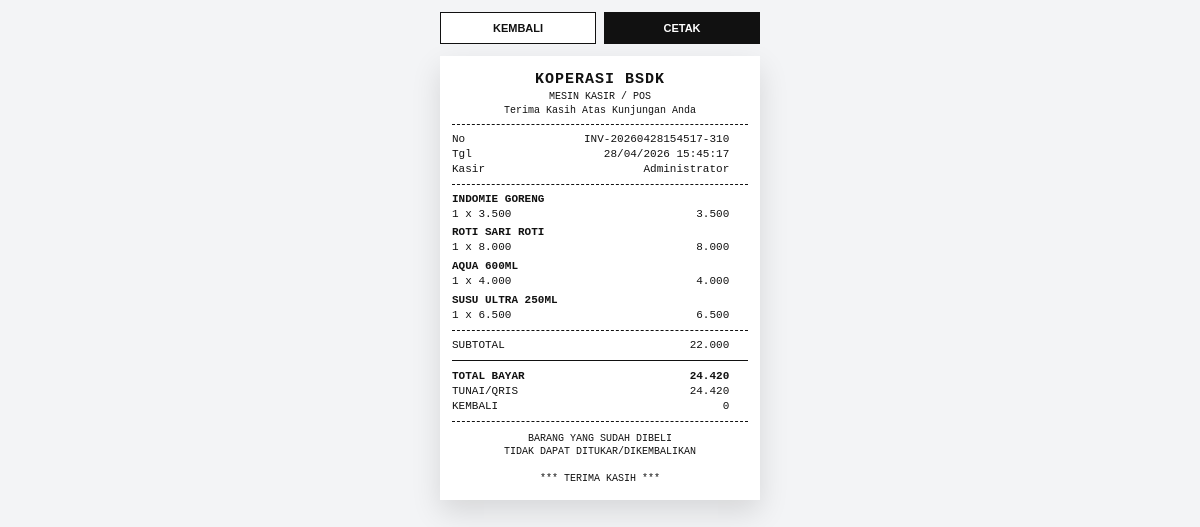
Screenshot of /struk.php?invoice=INV-20260428154517-310 with the database file from the repository.
### tables this page shows
CREATE TABLE `transaksi` (
  `id` int(11) NOT NULL AUTO_INCREMENT,
  `invoice` varchar(80) NOT NULL,
  `user_id` int(11) DEFAULT NULL,
  `member_id` int(11) DEFAULT NULL,
  `total` int(11) NOT NULL,
  `diskon` int(11) DEFAULT 0,
  `diskon_id` int(11) DEFAULT NULL,
  `bayar` int(11) NOT NULL,
  `kembalian` int(11) NOT NULL,
  `catatan` varchar(255) DEFAULT NULL,
  `point_dapat` int(11) NOT NULL DEFAULT 0,
  `created_at` timestamp NOT NULL DEFAULT current_timestamp(),
  `metode_pembayaran` varchar(30) DEFAULT 'tunai',
  `payment_status` varchar(30) DEFAULT 'pending',
  `payment_reference` varchar(100) DEFAULT NULL,
  `qr_url` text DEFAULT NULL,
  PRIMARY KEY (`id`),
  UNIQUE KEY `invoice` (`invoice`),
  KEY `user_id` (`user_id`),
  KEY `fk_transaksi_member` (`member_id`),
  CONSTRAINT `fk_transaksi_member` FOREIGN KEY (`member_id`) REFERENCES `member` (`id`) ON DELETE SET NULL,
  CONSTRAINT `transaksi_ibfk_1` FOREIGN KEY (`user_id`) REFERENCES `users` (`id`) ON DELETE SET NULL
);

CREATE TABLE `transaksi_detail` (
  `id` int(11) NOT NULL AUTO_INCREMENT,
  `transaksi_id` int(11) NOT NULL,
  `produk_id` int(11) NOT NULL,
  `kode` varchar(80) NOT NULL,
  `nama` varchar(160) NOT NULL,
  `harga_normal` int(11) DEFAULT NULL,
  `harga` int(11) NOT NULL,
  `diskon` int(11) DEFAULT 0,
  `diskon_id` int(11) DEFAULT NULL,
  `qty` int(11) NOT NULL,
  `subtotal` int(11) NOT NULL,
  PRIMARY KEY (`id`),
  KEY `transaksi_id` (`transaksi_id`),
  KEY `produk_id` (`produk_id`),
  CONSTRAINT `transaksi_detail_ibfk_1` FOREIGN KEY (`transaksi_id`) REFERENCES `transaksi` (`id`) ON DELETE CASCADE,
  CONSTRAINT `transaksi_detail_ibfk_2` FOREIGN KEY (`produk_id`) REFERENCES `produk` (`id`)
);

### struk.php (the view, shortened to what this page needs)
<?php
require_once 'config.php';
$invoice = trim($_GET['invoice'] ?? '');
function uang_struk($v): string
{
    return number_format((float)($v ?? 0), 0, ',', '.');
}
function line_lr(string $left, string $right, int $width = 42): string
{
    $left = trim($left);
    $right = trim($right);
    $space = $width - strlen($left) - strlen($right);
    return $left . str_repeat(' ', $space) . $right;
}
function cut_text(string $text, int $max): string
{
    $text = trim($text);
    if (strlen($text) <= $max) {
        return $text;
    }
    return substr($text, 0, max(0, $max - 1)) . '.';
}
try {
    $stmt = $pdo->prepare("
        SELECT
            t.*,
            m.kode AS member_kode,
            m.nama AS member_nama,
            m.point AS member_point_total,
            d.nama AS nama_diskon
        FROM transaksi t
        LEFT JOIN member m ON m.id = t.member_id
        LEFT JOIN diskon d ON d.id = t.diskon_id
        WHERE t.invoice = :invoice
        LIMIT 1
    ");
    $stmt->execute([':invoice' => $invoice]);
    $trx = $stmt->fetch(PDO::FETCH_ASSOC);
    $stmtDetail = $pdo->prepare("
        SELECT
            td.*,
            di.nama AS nama_diskon_item
        FROM transaksi_detail td
        LEFT JOIN diskon di ON di.id = td.diskon_id
        WHERE td.transaksi_id = :tid
        ORDER BY td.id ASC
    ");
    $stmtDetail->execute([':tid' => $trx['id']]);
    $items = $stmtDetail->fetchAll(PDO::FETCH_ASSOC);
    $subtotalNormal = 0;
    $subtotalSetelahDiskonBarang = 0;
    foreach ($items as $item) {
        $qty = (int)($item['qty'] ?? 0);
        $hargaNormal = $item['harga_normal'] !== null && $item['harga_normal'] !== ''
            ? (int)$item['harga_normal']
            : (int)($item['harga'] ?? 0);
        $hargaFinal = (int)($item['harga'] ?? $hargaNormal);
        $subtotalItem = (int)($item['subtotal'] ?? ($hargaFinal * $qty));
        $normalItem = $hargaNormal * $qty;
        $subtotalNormal += $normalItem;
        $subtotalSetelahDiskonBarang += $subtotalItem;
    }
    $totalBayar = (int)($trx['total'] ?? $subtotalSetelahDiskonBarang);
    $bayar = (int)($trx['bayar'] ?? 0);
    $kembalian = (int)($trx['kembalian'] ?? max(0, $bayar - $totalBayar));
    $tanggalRaw = $trx['created_at'] ?? date('Y-m-d H:i:s');
    $tanggal = date('d/m/Y H:i:s', strtotime((string)$tanggalRaw));
    $operator = $_SESSION['nama'] ?? 'Administrator';
} catch (Throwable $e) {
    die('Gagal memuat struk: ' . htmlspecialchars($e->getMessage()));
}
?>
<!DOCTYPE html>
<html lang="id">
<head>
</head>
<body>
    <div class="page">
        <div class="wrap">
            <div class="toolbar">
                <a href="pos.php">Kembali</a>
                <button type="button" onclick="window.print()">Cetak</button>
            </div>
            <div class="receipt">
                <div class="center">
                    <div class="store">KOPERASI BSDK</div>
                    <div class="small">MESIN KASIR / POS</div>
                    <div class="small">Terima Kasih Atas Kunjungan Anda</div>
                </div>
                <div class="dash"></div>
                <div class="line"><?= htmlspecialchars(line_lr('No', $invoice)) ?></div>
                <div class="line"><?= htmlspecialchars(line_lr('Tgl', $tanggal)) ?></div>
                <div class="line"><?= htmlspecialchars(line_lr('Kasir', (string)$operator)) ?></div>
                <div class="dash"></div>
                <?php foreach ($items as $item): ?>
                    <?php
                    $nama = (string)($item['nama'] ?? 'ITEM');
                    $qty = (int)($item['qty'] ?? 0);
                    $hargaNormal = $item['harga_normal'] !== null && $item['harga_normal'] !== ''
                        ? (int)$item['harga_normal']
                        : (int)($item['harga'] ?? 0);
                    $normalItem = $hargaNormal * $qty;
                    ?>
                    <div class="item-name"><?= htmlspecialchars(cut_text($nama, 38)) ?></div>
                    <div class="line"><?= htmlspecialchars(line_lr($qty . ' x ' . uang_struk($hargaNormal), uang_struk($normalItem))) ?></div>
                <?php endforeach; ?>
                <div class="dash"></div>
                <div class="line"><?= htmlspecialchars(line_lr('SUBTOTAL', uang_struk($subtotalNormal))) ?></div>
                <div class="solid"></div>
                <div class="line bold"><?= htmlspecialchars(line_lr('TOTAL BAYAR', uang_struk($totalBayar))) ?></div>
                <div class="line"><?= htmlspecialchars(line_lr('TUNAI/QRIS', uang_struk($bayar))) ?></div>
                <div class="line"><?= htmlspecialchars(line_lr('KEMBALI', uang_struk($kembalian))) ?></div>
                <div class="dash"></div>
                <div class="thanks">
                    BARANG YANG SUDAH DIBELI<br>
                    TIDAK DAPAT DITUKAR/DIKEMBALIKAN<br><br>
                    *** TERIMA KASIH ***
                </div>
            </div>
        </div>
    </div>
</body>
</html>

### struk.php (style rules this page uses)
* { box-sizing: border-box; }
body { margin: 0; background: #f3f4f6; font-family: "Courier New", Courier, monospace; color: #111; }
.page { min-height: 100vh; padding: 12px; display: flex; justify-content: center; align-items: flex-start; }
.wrap { width: 320px; }
.toolbar { display: flex; gap: 8px; margin-bottom: 12px; font-family: Arial, sans-serif; }
.toolbar a, .toolbar button { flex: 1; border: 1px solid #111; padding: 9px 10px; font-size: 11px; font-weight: 800; text-transform: uppercase; text-align: center; cursor: pointer; text-decoration: none; }
.toolbar a { background: #fff; color: #111; }
.toolbar button { background: #111; color: #fff; }
.receipt { width: 320px; background: #fff; padding: 14px 12px; box-shadow: 0 12px 28px rgba(0, 0, 0, .12); font-size: 11px; line-height: 1.35; }
.center { text-align: center; }
.store { font-size: 15px; font-weight: 900; letter-spacing: 1px; }
.small { font-size: 10px; }
.bold { font-weight: 800; }
.dash { border-top: 1px dashed #111; margin: 7px 0; }
.solid { border-top: 1px solid #111; margin: 8px 0; }
.line { white-space: pre; overflow: hidden; }
.item-name { margin-top: 4px; font-weight: 800; text-transform: uppercase; white-space: pre-wrap; word-break: break-word; }
.thanks { margin-top: 10px; text-align: center; font-size: 10px; }

### rows the page displays
transaksi: created_at "Tgl 28/04/2026 15:45:17", total "TOTAL BAYAR 24.420", bayar "TUNAI/QRIS 24.420", kembalian "KEMBALI 0"
transaksi_detail: nama "INDOMIE GORENG", qty+harga_normal+harga "1 x 3.500 3.500"
transaksi_detail: nama "ROTI SARI ROTI", qty+harga_normal+harga "1 x 8.000 8.000"
transaksi_detail: nama "AQUA 600ML", qty+harga_normal+harga "1 x 4.000 4.000"
transaksi_detail: nama "SUSU ULTRA 250ML", qty+harga_normal+harga "1 x 6.500 6.500"

### other values shown
line_lr('No', $invoice) "No INV-20260428154517-310"
line_lr('Kasir', (string)$operator) "Kasir Administrator"
line_lr('SUBTOTAL', uang_struk($subtotalNormal)) "SUBTOTAL 22.000"
